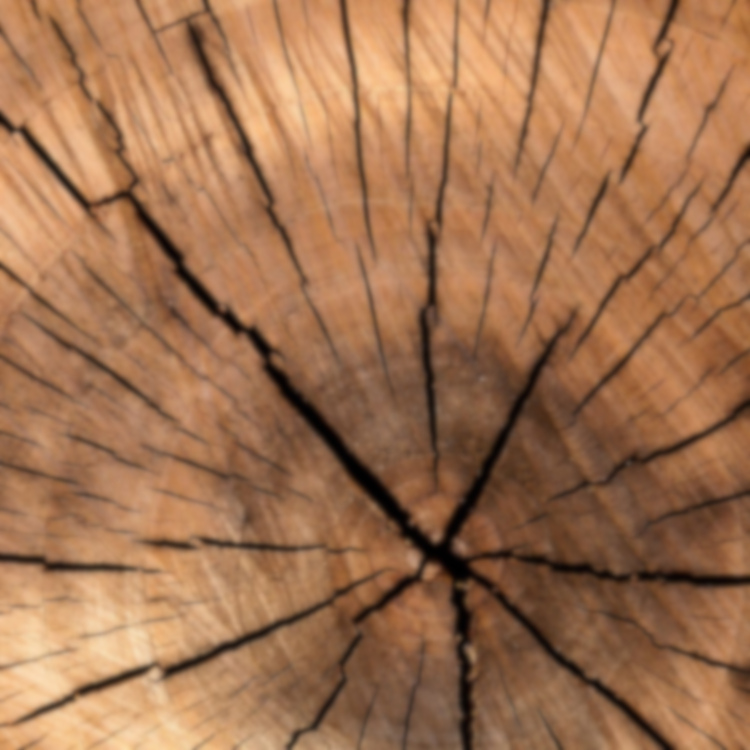
#> input picture wood_04.jpg, 750 x 750 px
$ python esercizio2.py
#> lines starting #> are read from the running program, lines starting #| are printed output that depends on the picture
# -*- coding: utf-8 -*-
"""
Created on Sat Jun 17 14:56:01 2023

@author: steta
"""

import cv2
import numpy as np

#carico l'immagine
imm2 = cv2.imread("wood_04.jpg")
#> imm2 is the input picture: shape (750, 750, 3); mean B, G, R 81, 114.6, 161.2

#converto in scala di grigi e salvo l'immagine
imm_grigia2 = cv2.cvtColor(imm2, cv2.COLOR_BGR2GRAY)
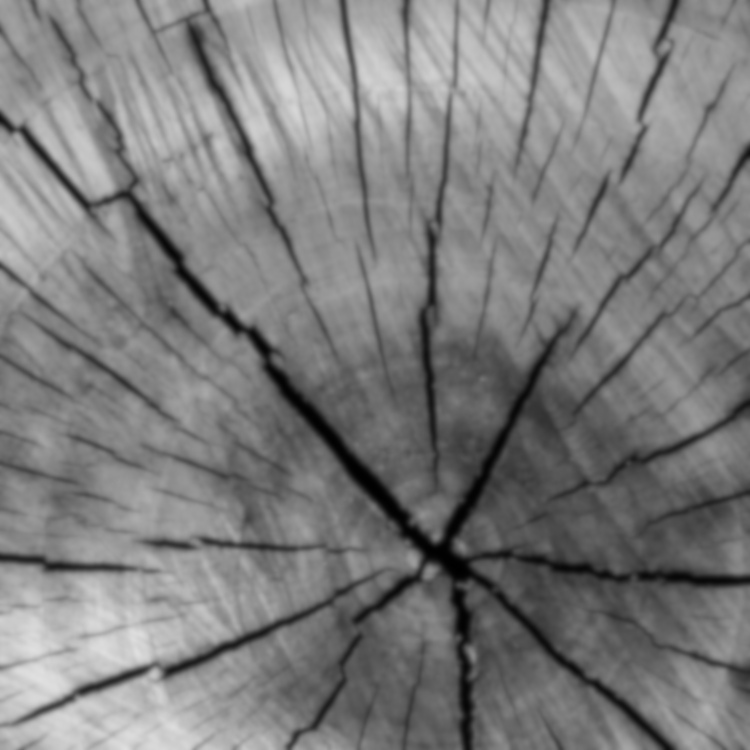
#> imm_grigia2: shape (750, 750); min 0, max 224, mean 124.7
cv2.imwrite("imm_grigia2.jpg", imm_grigia2)

#applico un filtro di sharpening e salvo l'immagine

sharpening_kernel = np.array([[-1, -1, -1],
                              [-1, 9, .1],
                              [-1, -1, -1]])
imm_sharp2 = cv2.filter2D(imm_grigia2, -1, sharpening_kernel)
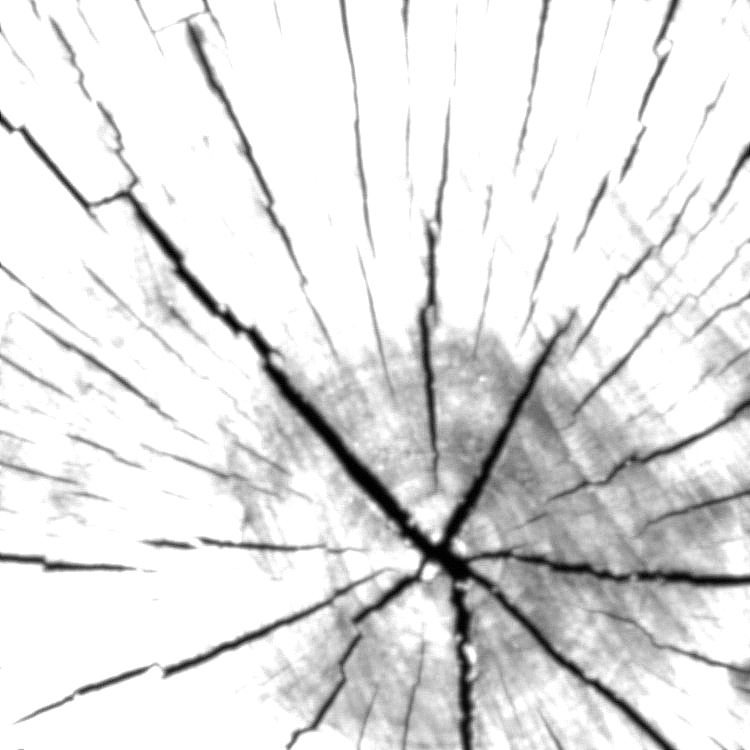
#> imm_sharp2: shape (750, 750); min 0, max 255, mean 224.8
cv2.imwrite("imm_sharp2.jpg", imm_sharp2)

#mostro le immagini
cv2.imshow("originale:", imm2)
cv2.imshow("grigia:", imm_grigia2)
cv2.imshow("sharp:", imm_sharp2)
cv2.waitKey(0)
cv2.destroyAllWindows()

#le ultime 2 righe le inserisco altrimenti crasha l'applicazione quando eseguo il programma

$ run again, with wood_02.jpg copied over wood_04.jpg
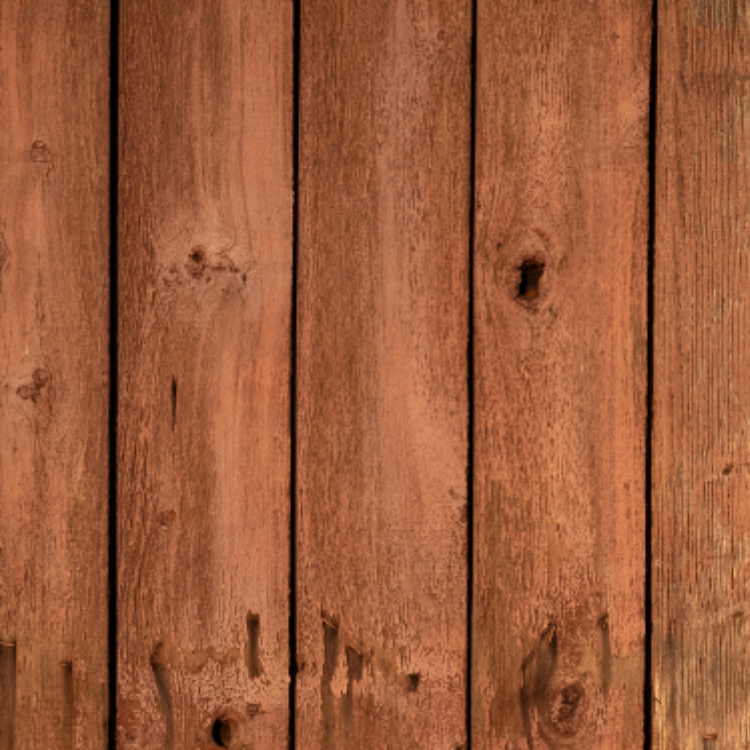
#> input picture wood_02.jpg, 750 x 750 px
#> imm2 is the input picture: shape (750, 750, 3); mean B, G, R 59, 91.3, 156.7
#> `imm_grigia2 = cv2.cvtColor(imm2, cv2.COLOR_BGR2GRAY)`:
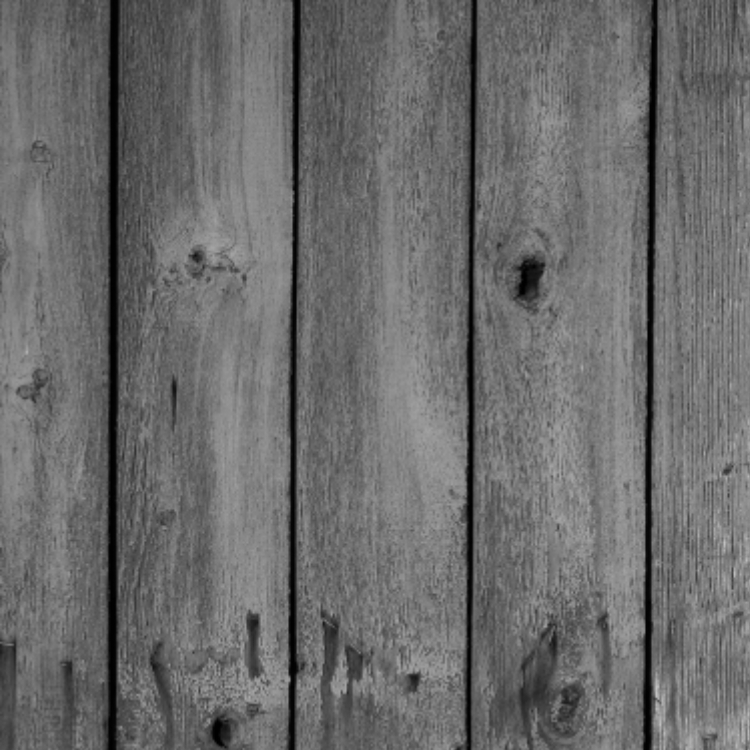
#> imm_grigia2: shape (750, 750); min 0, max 193, mean 107.2
#> `imm_sharp2 = cv2.filter2D(imm_grigia2, -1, sharpening_kernel)`:
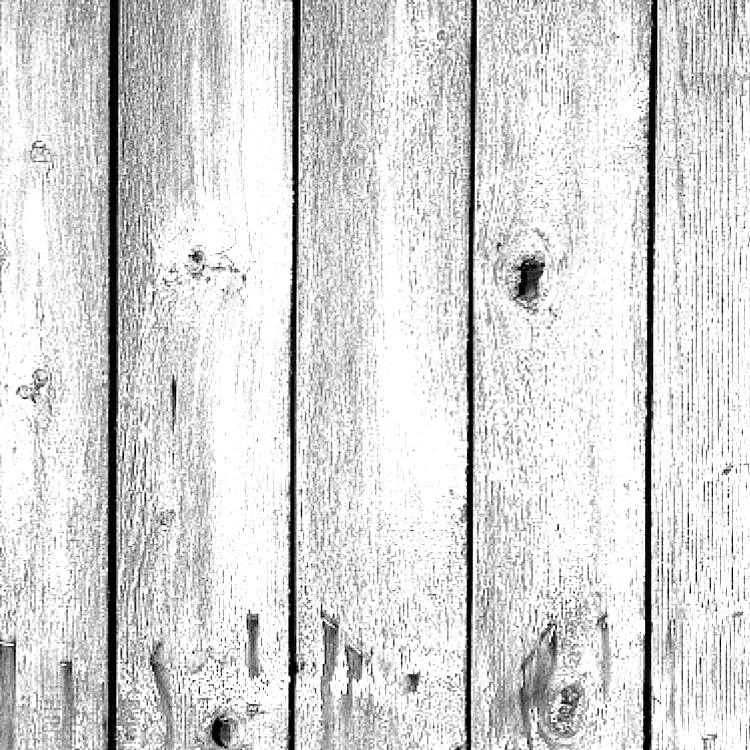
#> imm_sharp2: shape (750, 750); min 0, max 255, mean 213.6
